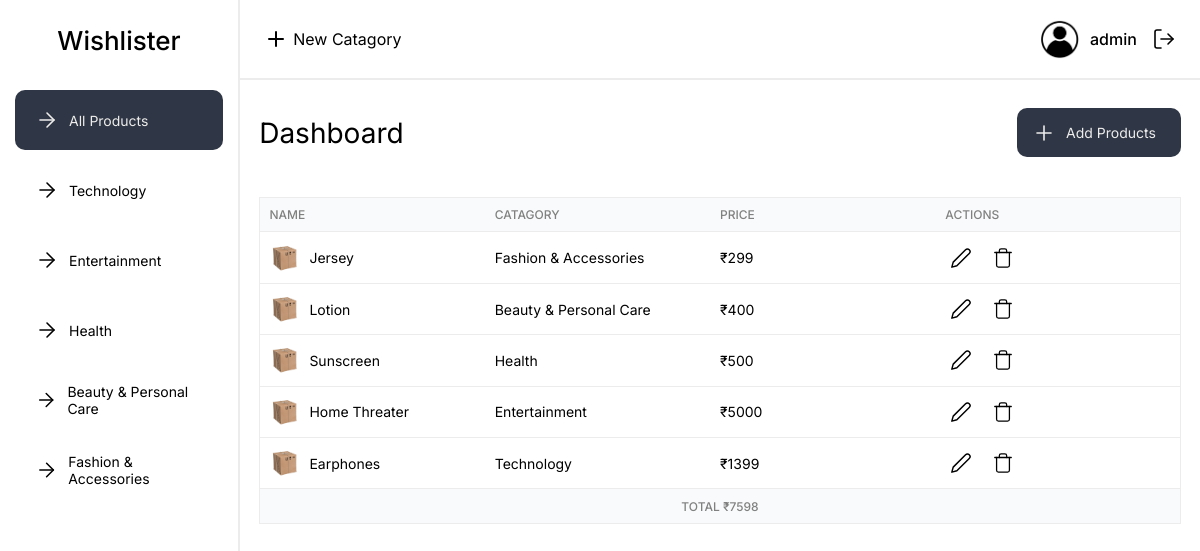
/index.php (signed in), run on the app's committed database.
### tables this page shows
CREATE TABLE `catagories` (
  `catagory_id` int(11) NOT NULL,
  `catagory_name` varchar(255) NOT NULL,
  `catagory_user_id` int(11) NOT NULL
);

CREATE TABLE `products` (
  `product_id` int(11) NOT NULL,
  `product_name` varchar(255) NOT NULL,
  `product_catagory_id` int(11) NOT NULL,
  `product_price` int(255) NOT NULL,
  `product_link` varchar(255) NOT NULL,
  `product_user_id` int(11) NOT NULL
);

### parts/_functions.php (called while the page is built)
<?php
function productNameLinkValidate($name, $link)
{
    if ($link == 0) {
        return $name;
    } else {
        return '<a class="product-name"  href="' . $link . '" target="_blank">' . $name . '</a>';
    }
}
?>

### components/_hero.php (the view)
<?php
$userId = $_SESSION['userId'];
include_once './parts/_functions.php';
?>
<section class="hero-container">
    <div class="hero-header">
        <p>Dashboard</p>
        <a id="addProductBtn">
            <i data-feather="plus" stroke-width="1.6"></i>
            <p>
                Add Products
            </p>
        </a>
    </div>
</section>
<section class='data-table-container'>
    <div class='data-table-head-container data-table-row'>
        <div class='data-table-head'>
            <div>Name</div>
            <div>Catagory</div>
            <div>Price</div>
            <div>Actions</div>
        </div>
    </div>
    <div class='data-table-body-container '>
        <?php
        if (isset($_GET['catId'])) {
            $catId = $_GET['catId'];
            $sql = "SELECT * FROM `products` WHERE `product_catagory_id` = $catId AND `product_user_id` = '$userId' ORDER BY `product_id` DESC";
        } else {
            $sql = "select * from `products` WHERE `product_user_id` = $userId ORDER BY `product_id` DESC";
        }
        $result = mysqli_query($connect, $sql);
        $num = mysqli_num_rows($result);
        $totalPrice = 0;
        while ($row = mysqli_fetch_assoc($result)) {
            $productId = $row['product_id'];
            $productName = $row['product_name'];
            $productPrice = $row['product_price'];
            $totalPrice += $productPrice;
            $productLink = $row['product_link'];
            $productName = productNameLinkValidate($productName, $productLink);
            $productCatagoryId = $row['product_catagory_id'];
            $sql2 = "select * from `catagories` where `catagory_id` = '$productCatagoryId'";
            $result2 = mysqli_query($connect, $sql2);
            $row2 = mysqli_fetch_assoc($result2);
            $productCatagory = $row2['catagory_name'];
            ?>
        <div class='data-table-body data-table-row'>
            <div id="<?php echo $productId ?>">
                <img src='assets/images/product.png' width='30px' height='30px' alt=''>
                <?php echo $productName; ?>
            </div>
            <div id="productCatagoryId-<?php echo $productCatagoryId; ?>"><?php echo $productCatagory ?>
            </div>
            <div><?php echo '₹' . $productPrice; ?></div>
            <div class='data-table-actions-container'>
                <div class="data-table-edit">
                    <i id="productEditId-<?php echo $productId ?>" data-feather='edit-2' stroke-width='1.6'></i>
                </div>
                <div id="productDeleteId-<?php echo $productId ?>" class='data-table-delete'>
                    <i data-feather='trash' stroke-width='1.4'></i>
                </div>
            </div>
        </div>
        <?php } ?>
    </div>
    <div class='data-table-footer-container data-table-row'>
        <div class='data-table-footer '>
            <div class="flex justify-center">
                <?php
                if ($num == 0) {
                    echo "No results found";
                } else {
                    echo 'Total ₹' . $totalPrice;
                }
                ?>
            </div>
        </div>
    </div>
</section>

### components/_header.php (shortened to what this page needs)
<!DOCTYPE html>
<html lang="en">
<head>
    <link rel="stylesheet" href="sass/style.css" />
    <link rel="stylesheet" href="path/to/font-awesome/css/font-awesome.min.css" />
</head>
<body class="font-inter">

### index.php (shortened to what this page needs)
<?php include_once 'components/_header.php';
?>
<section class="container">
    <?php include_once 'components/_sidebar.php'; ?>
    <div class="main-site-area">
        <?php include_once 'components/_topbar.php'; ?>
        <?php include_once 'components/_hero.php'; ?>
    </div>
</section>
<?php include_once 'components/_footer.php'; ?>

### components/_sidebar.php (shortened to what this page needs)
<?php
$isCatId = isset($_GET['catId']);
$userId = $_SESSION['userId'];
?>
<section class="sidebar">
    <div class="site-title">
        <p>
            <a href="index.php"> Wishlister </a>
        </p>
    </div>
    <nav class="nav">
        <div class="nav-items-container">
            <div class="nav-item-parent <?php if (!$isCatId) {
                echo 'nav-item-active';
            } ?>">
                <a href="index.php" class="nav-item-parent nav-item flex justify-between items-center ">
                    <div class=" nav-item-main flex items-center">
                        <i data-feather="arrow-right" stroke-width="1.6"></i>
                        <p>All Products</p>
                    </div>
                </a>
            </div>
            <?php
            $sql = "SELECT * FROM `catagories` WHERE `catagory_user_id` = '$userId'";
            $result = mysqli_query($connect, $sql);
            while ($row = mysqli_fetch_assoc($result)) {
                $catagoryName = $row['catagory_name'];
                $catagoryId = $row['catagory_id'];
                ?>
            <div class="nav-item-parent <?php if ($showNavItemActive) {
                    echo $showNavItemActive;
                } ?>">
                <a href="index.php?catId=<?php echo $catagoryId; ?>" class="nav-item flex justify-between items-center">
                    <div class="nav-item-main flex items-center">
                        <i data-feather="arrow-right" stroke-width="1.6"></i>
                        <p><?php echo $catagoryName; ?></p>
                    </div>
                </a>
            </div>
            <?php
            }
            ?>
        </div>
    </nav>
</section>

### components/_topbar.php
<section class="header">
    <div>
        <div id="addCatagoryBtn" class="header-btn flex justify-center items-center  ">
            <i data-feather='plus'></i>
            <p class="mx-2">
                New Catagory
            </p>
        </div>
    </div>
    <div>
        <div class="profile-container">
            <img width="40px" height="40px" src="assets/images/user.png" alt="profile-image">
            <p><?php echo $_SESSION['username']; ?></p>
            <a href="parts/_logout.php">
                <i stroke-width="1.6" data-feather="log-out"></i>
            </a>
        </div>
    </div>
</section>

### components/_footer.php (shortened to what this page needs)
</body>

### sass/style.css (style rules this page uses)
* { margin: 0; padding: 0; box-sizing: border-box; }
a { text-decoration: none; color: unset; }
.flex { display: flex; }
.justify-center { justify-content: center; }
.justify-between { justify-content: space-between; }
.items-center { align-items: center; }
.mx-2 { margin-left: 5px; margin-right: 5px; }
.font-inter { font-family: "Inter", sans-serif; font-optical-sizing: auto; font-variation-settings: "slnt" 0; }
.container { min-height: 100vh; display: flex; justify-content: flex-end; }
.main-site-area { width: 80%; }
.main-site-area section { padding: 0 2%; }
.sidebar { width: 20%; border-right: 2px solid #ececec; position: fixed; top: 0; left: 0; background: white; height: 100vh; }
.sidebar .site-title { display: flex; justify-content: center; align-items: center; font-size: 26px; font-weight: 500; height: 80px; }
.sidebar .nav { position: relative; }
.sidebar .nav .nav-items-container { margin: 10px 15px; }
.sidebar .nav .nav-items-container .nav-item-parent { position: relative; border-radius: 10px; }
.sidebar .nav .nav-items-container .nav-item { position: relative; margin: 10px 0; height: 60px; padding: 0 0 0 20px; border-radius: 10px; font-size: 14px; cursor: pointer; }
.sidebar .nav .nav-items-container .nav-item .nav-item-main p { margin: 0 10px; }
.nav-item-active { background: #2f3645; color: #eeedeb; }
.header { height: 80px; display: flex; justify-content: space-between; align-items: center; border-bottom: 2px solid #ececec; }
.header .header-btn { display: flex; justify-content: center; align-items: center; border-radius: 5px; flex: 0; padding: 5px; cursor: pointer; cursor: pointer; }
.profile-container { display: flex; justify-content: center; align-items: center; gap: 10px; }
.profile-container img { border-radius: 100%; }
.profile-container p { font-weight: 500; }
.profile-container a { display: flex; justify-content: center; align-items: center; border-radius: 5px; flex: 0; padding: 5px; cursor: pointer; }
.hero-header { display: flex; justify-content: space-between; align-items: center; padding-top: 28px; font-size: 28px; }
.hero-header a { display: flex; align-items: center; justify-content: center; font-size: 14px; padding: 6px 15px; background: #2f3645; color: #eeedeb; border-radius: 10px; cursor: pointer; }
.hero-header a p { margin: 10px; }
.data-table-container { font-size: 14px; margin: 40px 0; }
.data-table-container .data-table-head-container, .data-table-container .data-table-footer-container { background: #f9fafb; text-transform: uppercase; color: gray; font-size: 12px; font-weight: 500; }
.data-table-container .data-table-footer-container { border-bottom: 1.4px solid #ececec; }
.data-table-container .data-table-row { display: flex; justify-content: space-between; align-items: center; padding: 1% 1%; border-top: 1.4px solid #ececec; border-right: 1.4px solid #ececec; border-left: 1.4px solid #ececec; }
.data-table-container .data-table-row div { display: flex; align-items: center; flex: 1; }
.data-table-container .data-table-row div img { margin-right: 10px; }
.data-table-container .data-table-actions-container { gap: 0 10px; }
.data-table-container .data-table-actions-container div { display: flex; justify-content: center; align-items: center; border-radius: 5px; flex: 0; padding: 5px; cursor: pointer; width: 32px; height: 32px; }
.data-table-container .data-table-actions-container div svg { cursor: pointer; }

### data on the page
catagories: catagory_name "Technology"
catagories: catagory_name "Entertainment"
catagories: catagory_name "Health"
catagories: catagory_name "Beauty & Personal Care"
catagories: catagory_name "Fashion & Accessories"
products: product_name "Jersey", catagories.catagory_name "Fashion & Accessories", product_price "299"
products: product_name "Lotion", catagories.catagory_name "Beauty & Personal Care", product_price "400"
products: product_name "Sunscreen", catagories.catagory_name "Health", product_price "500"
products: product_name "Home Threater", catagories.catagory_name "Entertainment", product_price "5000"
products: product_name "Earphones", catagories.catagory_name "Technology", product_price "1399", $productId 1 (drawn)

### other printed values
$_SESSION['username'] "admin"
$totalPrice "7598"
